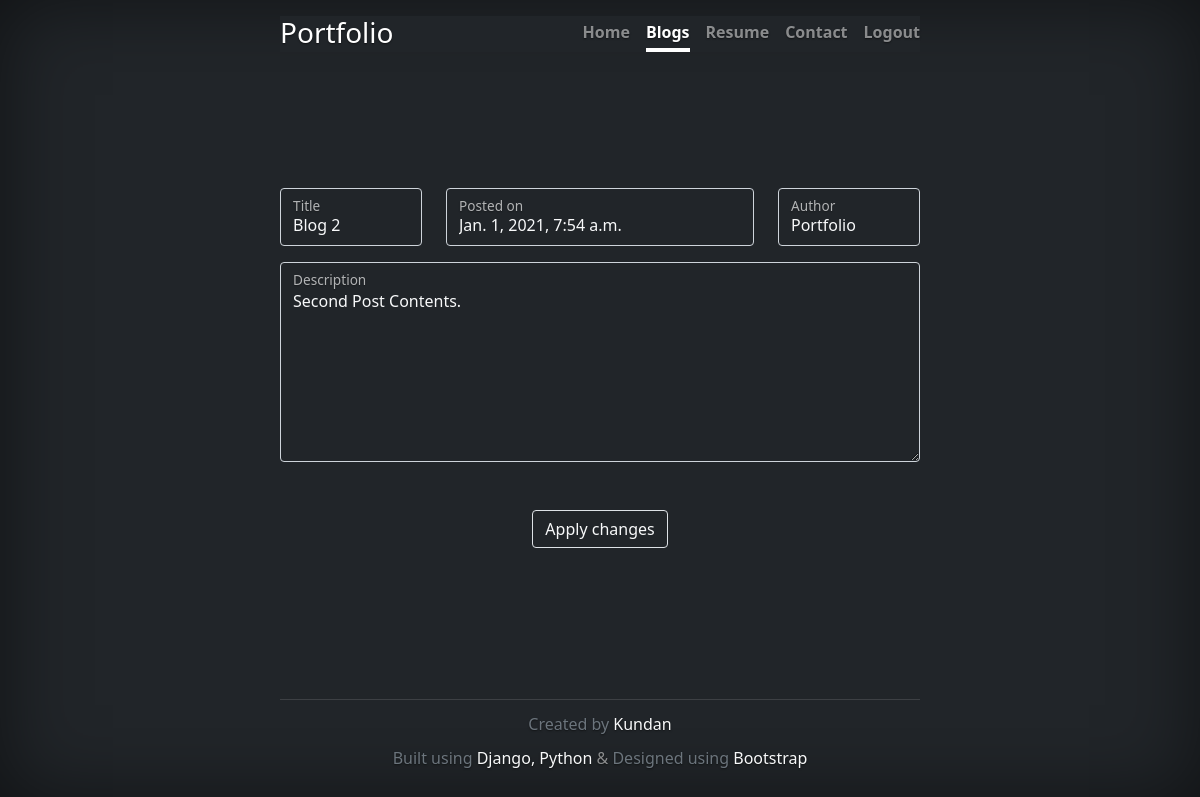
/blogs/edit/2 (signed in), run on the app's committed database.
### Portfolio_app/models.py (models this page shows, shortened)
class Post(models.Model):
	id = models.AutoField(primary_key=True)
	title = models.CharField(max_length=100)
	content = models.TextField()
	date_posted = models.DateTimeField(default=timezone.now)
	author = models.ForeignKey(User, on_delete=models.CASCADE)

### Portfolio_app/views.py (the view)
# urls.py: path('blogs/edit/<int:post_id>', views.edit_blog, name='blog-edit'),
@login_required
def edit_blog(request, post_id):
	post = Post.objects.get(id=post_id)
	if request.method == "POST":
		form = BlogEditForm(data=request.POST, instance=post)
		if form.is_valid():
			form.save()
			return redirect('blog', post_id=post_id)
	else:
		form = BlogEditForm(instance=post)
	content = {'form': form, 'post': post}
	return render(request, 'blog/blog_inner_edit.html', content)

### Portfolio_app/forms.py
class BlogEditForm(forms.ModelForm):
	class Meta:
		model = Post
		fields = ['title', 'content']

### Portfolio_app/templates/blog/blog_inner_edit.html (shortened to what this page needs)
{% extends "Homepage/home_about_combined.html" %}
{% load crispy_forms_tags %}
{% block html %}
	<html lang="en" class="h-100">
{% endblock html %}
{% block navbar %}
	<a class="nav-link" href="{% url 'homepage' %}">Home</a>
	<a class="nav-link active" aria-current="page" href="{% url 'blogs' %}">Blogs</a>
	<a class="nav-link" href="{% url 'resume' %}">Resume</a>
	<a class="nav-link" href="{% url 'contact' %}">Contact</a>
	{% if user.is_authenticated %}
		<a class="nav-link" href="{% url 'users:logout' %}">Logout</a>
	{% else %}
		<a class="nav-link" href="{% url 'users:login' %}">Login</a>
	{% endif %}
{% endblock navbar %}
{% block content %}
	<form method="POST" action="{% url 'blog-edit' post.id %}">
		<div class="row">
			<div class="col-3">
				<div class="form-floating mb-3">
					<input type="text" name="title" class="form-control bg-dark text-light" id="floatingInput1" placeholder="Title" value="{{ post.title }}">
					<label for="floatingInput1">Title</label>
				</div>
			</div>
			<div class="col-6">
				<div class="form-floating mb-3">
					<input type="text" class="form-control bg-dark text-light" id="floatingInput2" placeholder="Date posted" value="{{ post.date_posted }}" readonly>
					<label for="floatingInput2">Posted on</label>
				</div>
			</div>
			<div class="col-3">
				<div class="form-floating mb-3">
					<input type="text" class="form-control bg-dark text-light" id="floatingInput3" placeholder="Title" value="{{ post.author }}" readonly>
					<label for="floatingInput3">Author</label>
				</div>
			</div>
		</div>
		<div class="form-floating">
			<textarea name="content" class="form-control bg-dark text-light" style="min-height: 200px;" placeholder="Leave a comment here" id="floatingTextarea">{{ post.content }}</textarea>
			<label for="floatingTextarea">Description</label>
		</div>
		<br><br><button type="submit" class="btn border rounded link-light">Apply changes</button>
	</form>
{% endblock content %}

### Portfolio_app/static/css/custom.css (style rules this page uses)
body { text-shadow: 0 .05rem .1rem rgba(0, 0, 0, .5); box-shadow: inset 0 0 5rem rgba(0, 0, 0, .5); }
.nav-masthead .nav-link { padding: .25rem 0; font-weight: 700; color: rgba(255, 255, 255, .5); background-color: transparent; border-bottom: .25rem solid transparent; }
.nav-masthead .nav-link + .nav-link { margin-left: 1rem; }
.nav-masthead .active { color: #fff; border-bottom-color: #fff; }

### data on the page
Post: title "Blog 2", date_posted "Jan. 1, 2021, 7:54 a.m.", author "Portfolio", content "Second Post Contents."
